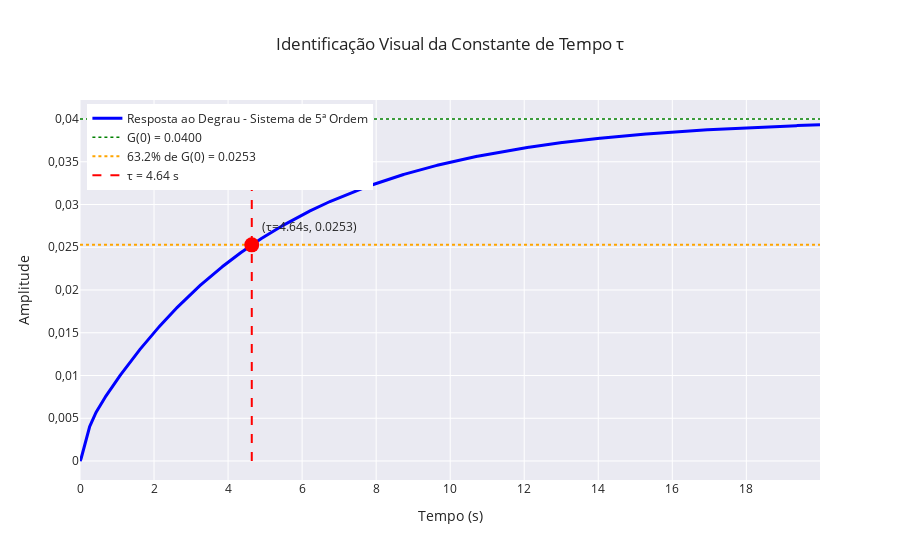

Notebook source saved alongside this figure:
### Markdown cell above
### Passo 2: Identificação Visual da Constante de Tempo tau

Para um sistema de primeira ordem, a constante de tempo tau é o tempo necessário para que a resposta atinja 63,2% do valor final (ganho estático).

Visualmente, podemos identificar τ no gráfico encontrando:
1. O valor correspondente a 63,2% do ganho estático: $y(\tau) = 0.632 \cdot G(0)$
2. O ponto na curva onde a resposta atinge esse valor
3. O tempo correspondente a esse ponto é a constante de tempo tau

### Code cell
valor_63 = 0.632 * ganho_estatico
indice_63 = np.argmin(np.abs(y_5 - valor_63))
tau_1 = t_5[indice_63]

print(f"Valor correspondente a 63.2% do ganho estático: {valor_63:.4f}")
print(f"Constante de tempo estimada (τ): {tau_1:.4f} s")

fig = go.Figure()

grafico_G5 = go.Scatter(
    x=t_5,
    y=y_5,
    name="Resposta ao Degrau - Sistema de 5ª Ordem",
    mode="lines",
    line={"color": "blue", "width": 3},
)

linha_63 = go.Scatter(
    x=[0, T_sim[-1]],
    y=[valor_63, valor_63],
    mode="lines",
    line={"color": "orange", "width": 2, "dash": "dot"},
    name=f"63.2% de G(0) = {valor_63:.4f}",
)

linha_tau = go.Scatter(
    x=[tau_1, tau_1],
    y=[0, ganho_estatico],
    mode="lines",
    line={"color": "red", "width": 2, "dash": "dash"},
    name=f"τ = {tau_1:.2f} s",
)

ponto_tau = go.Scatter(
    x=[tau_1],
    y=[valor_63],
    mode="markers+text",
    marker={"size": 15, "color": "red", "symbol": "circle"},
    text=[f"(τ={tau_1:.2f}s, {valor_63:.4f})"],
    textposition="top right",
    name="Ponto de 63.2%",
    showlegend=False,
)

linha_G0 = go.Scatter(
    x=[0, T_sim[-1]],
    y=[ganho_estatico, ganho_estatico],
    mode="lines",
    line={"color": "green", "width": 1.5, "dash": "dot"},
    name=f"G(0) = {ganho_estatico:.4f}",
)

fig.add_trace(grafico_G5)
fig.add_trace(linha_G0)
fig.add_trace(linha_63)
fig.add_trace(linha_tau)
fig.add_trace(ponto_tau)

fig.update_layout(
    title="Identificação Visual da Constante de Tempo τ",
    xaxis_title="Tempo (s)",
    yaxis_title="Amplitude",
    separators=",.",
    template="seaborn",
    legend={"yanchor": "top", "y": 0.99, "xanchor": "left", "x": 0.01},
)

fig.show()

### Figure 1 — Plotly figure (JSON) as saved in the notebook; plotly's stock layout.template omitted (floating-point values rounded to 4 significant figures; data arrays with more than 128 entries replaced by an {"elided": "..."} marker saying what was removed)
{"data": [{"line": {"color": "blue", "width": 3}, "mode": "lines", "name": "Resposta ao Degrau - Sistema de 5ª Ordem", "type": "scatter", "x": {"elided": "2000 float values"}, "y": {"elided": "2000 float values"}}, {"line": {"color": "green", "dash": "dot", "width": 1.5}, "mode": "lines", "name": "G(0) = 0.0400", "type": "scatter", "x": [0, 19.99], "y": [0.04, 0.04]}, {"line": {"color": "orange", "dash": "dot", "width": 2}, "mode": "lines", "name": "63.2% de G(0) = 0.0253", "type": "scatter", "x": [0, 19.99], "y": [0.02528, 0.02528]}, {"line": {"color": "red", "dash": "dash", "width": 2}, "mode": "lines", "name": "τ = 4.64 s", "type": "scatter", "x": [4.64, 4.64], "y": [0, 0.04]}, {"marker": {"color": "red", "size": 15, "symbol": "circle"}, "mode": "markers+text", "name": "Ponto de 63.2%", "showlegend": false, "text": ["(τ=4.64s, 0.0253)"], "textposition": "top right", "type": "scatter", "x": [4.64], "y": [0.02528]}], "layout": {"legend": {"x": 0.01, "xanchor": "left", "y": 0.99, "yanchor": "top"}, "separators": ",.", "title": {"text": "Identificação Visual da Constante de Tempo τ"}, "xaxis": {"title": {"text": "Tempo (s)"}}, "yaxis": {"title": {"text": "Amplitude"}}}}
